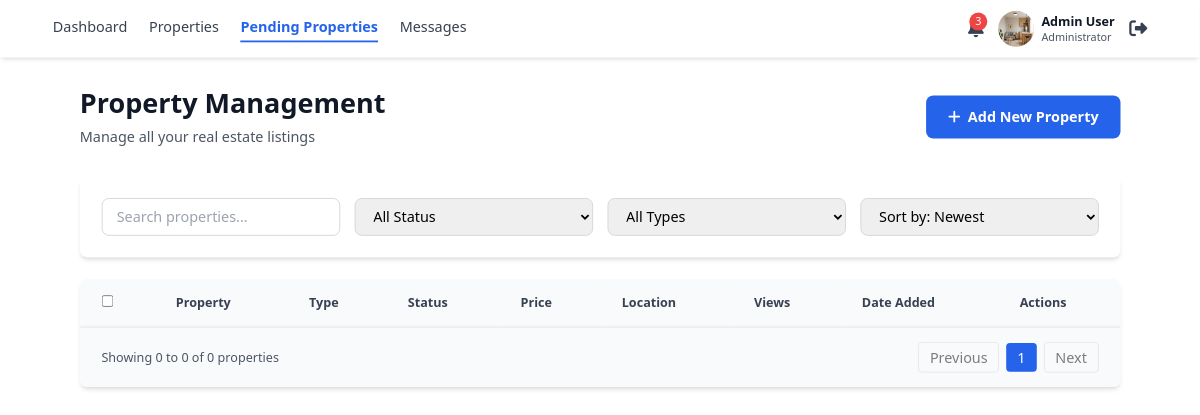
Page /api/property_admin_pre_dirty_page/ on the earlier database version.
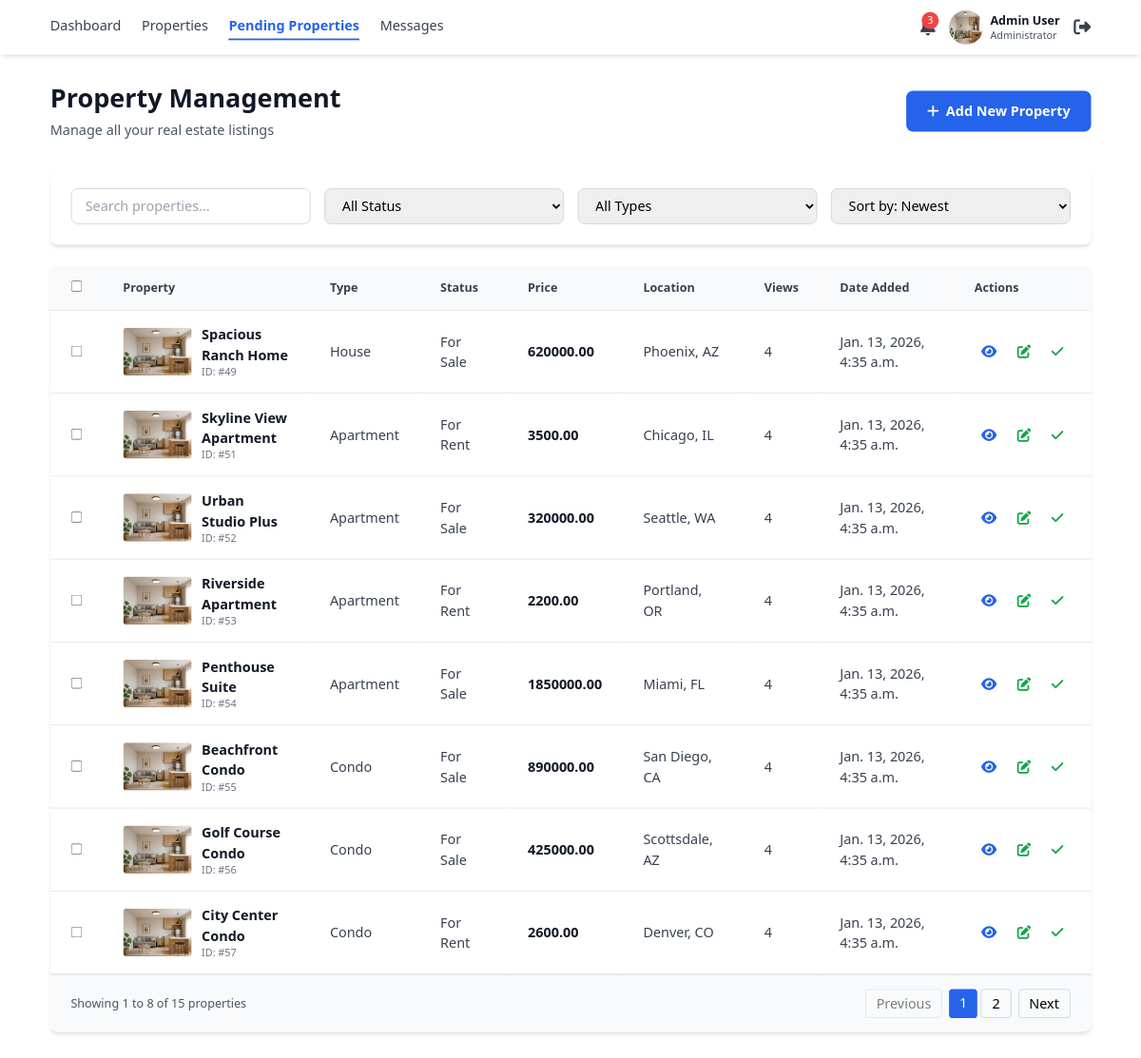
Same page on the later database version.
### agent_page/models.py (models this page shows, shortened)
class Property(models.Model):
    STATUS_CHOICES = [
        ('For Sale', 'For Sale'),
        ('For Rent', 'For Rent'),
        ('Sold', 'Sold'),
        ('Pending', 'Pending')
    ]
    TYPE_CHOICES = [
        ('House', 'House'),
        ('Apartment', 'Apartment'),
        ('Villa', 'Villa'),
        ('Condo', 'Condo'),
        ('Townhouse', 'Townhouse'),
        ('Penthouse', 'Penthouse'),
    ]
    is_active = models.BooleanField(default=False)
    title = models.CharField(max_length=200)
    description = models.TextField()
    property_type = models.CharField(max_length=100,choices=TYPE_CHOICES)
    status = models.CharField(max_length=100, choices=STATUS_CHOICES)
    price = models.DecimalField(max_digits=12,decimal_places=2)
    price_per_sqft = models.DecimalField(max_digits=10, decimal_places=2, blank=True, null=True)
    bedrooms = models.PositiveIntegerField()
    bathrooms = models.PositiveIntegerField()
    square_feet = models.PositiveIntegerField()
    year_built = models.DateField()
    address = models.CharField(max_length=200)
    city = models.CharField(max_length=100)
    state = models.CharField(max_length=100)
    zip_code = models.CharField(max_length=20)
    main_image = models.ImageField(upload_to='property_images/main_image/')
    image_2 = models.ImageField(upload_to='property_images/image_2/')
    image_3 = models.ImageField(upload_to='property_images/image_3/')
    created_at = models.DateTimeField(auto_now_add=True)
    updated_at = models.DateTimeField(auto_now=True)
    agent = models.ForeignKey('Agent', on_delete=models.SET_NULL, null=True, related_name='properties')
    map_image = models.ImageField(upload_to='property_images/map_image/', blank=True, null=True)
    class Meta:
        verbose_name_plural = 'Properties'

### agent_page/views.py (the view)
# urls.py: path('property_admin_pre_dirty_page/',views.property_admin_pre_dirty_page,name='property_admin_pre_dirty_page'),
def property_admin_pre_dirty_page(request):
    properties = Property.objects.filter(is_active=False)
    paginator = Paginator(properties,8)
    page_number = request.GET.get('page')
    page_obj = paginator.get_page(page_number)
    return render(request,'admin/dirty_properties.html',{'page_obj':page_obj})

### templates/admin/dirty_properties.html (shortened to what the changed rows need)
{% extends 'admin/base.html' %}
{% block content %}
<div class="max-w-7xl mx-auto px-4 sm:px-6 lg:px-8 py-8">
  <div class="flex justify-between items-center mb-8">
    <div>
      <h1 class="text-3xl font-bold text-gray-900 mb-2">Property Management</h1>
    </div>
  </div>
  <div class="bg-white rounded-lg shadow-md overflow-hidden">
    <div class="overflow-x-auto">
      <table class="w-full">
        <thead class="bg-gray-50 border-b">
          <tr>
            <th class="text-left py-4 px-6 text-sm font-semibold text-gray-700">
              <input type="checkbox" class="rounded">
            </th>
            <th class="text-left py-4 px-6 text-sm font-semibold text-gray-700">Property</th>
            <th class="text-left py-4 px-6 text-sm font-semibold text-gray-700">Type</th>
            <th class="text-left py-4 px-6 text-sm font-semibold text-gray-700">Status</th>
            <th class="text-left py-4 px-6 text-sm font-semibold text-gray-700">Price</th>
            <th class="text-left py-4 px-6 text-sm font-semibold text-gray-700">Location</th>
            <th class="text-left py-4 px-6 text-sm font-semibold text-gray-700">Views</th>
            <th class="text-left py-4 px-6 text-sm font-semibold text-gray-700">Date Added</th>
            <th class="text-left py-4 px-6 text-sm font-semibold text-gray-700">Actions</th>
          </tr>
        </thead>
        <tbody id="propertiesTable">
          {% for property in page_obj %}
          <tr class="border-b hover:bg-gray-50">
            <td class="py-4 px-6">
              <input type="checkbox" class="rounded">
            </td>
            <td class="py-4 px-6">
              <div class="flex items-center gap-3">
                <img src="	http://127.0.0.1:8000/media/property_images/main_image/studio_main2.png" alt="Property"
                  class="w-20 h-14 object-cover rounded">
                <div>
                  <p class="font-semibold text-gray-900">{{property.title}}</p>
                  <p class="text-xs text-gray-500">ID: #{{property.id}}</p>
                </div>
              </div>
            </td>
            <td class="py-4 px-6 text-gray-700">{{property.property_type}}</td>
            <td class="py-4 px-6 text-gray-700">{{property.status}}</td>
            <td class="py-4 px-6 font-semibold text-gray-900">{{property.price}}</td>
            <td class="py-4 px-6 text-gray-700">{{property.city}}, {{property.state}}</td>
            <td class="py-4 px-6 text-gray-700">4</td>
            <td class="py-4 px-6 text-gray-700">{{property.created_at}}</td>
            <td class="py-4 px-6">
              <div class="flex gap-2">
                <a class="text-blue-600 hover:text-blue-700 p-2" title="View"
                  href="http://127.0.0.1:8000/property/{{property.id}}">
                  <i class="fas fa-eye"></i>
                </a>
                <button onclick="editProperty({{property.id}})" class="text-green-600 hover:text-green-700 p-2"
                  title="Edit">
                  <i class="fas fa-edit"></i>
                </button>
                {%if property.is_active == False %}
                <button onclick="openApproveModal({{property.id}})" class="text-green-600 hover:text-green-700 p-2"
                  title="Approve">
                  <i class="fas fa-check"></i>
                </button>
                {%endif%}
              </div>
            </td>
          </tr>
          {% endfor %}
        </tbody>
      </table>
    </div>
    <div class="flex justify-between items-center px-6 py-4 border-t bg-gray-50">
      <p class="text-sm text-gray-600">
        Showing {{ page_obj.start_index }} to {{ page_obj.end_index }} of {{ page_obj.paginator.count }} properties
      </p>
      <div class="flex gap-2 items-center">
        {% if page_obj.has_previous %}
        <a href="?page={{ page_obj.previous_page_number }}"
          class="px-3 py-1 border border-gray-300 rounded hover:bg-gray-100">
          Previous
        </a>
        {% else %}
        <button class="px-3 py-1 border border-gray-300 rounded opacity-50 cursor-not-allowed" disabled>
          Previous
        </button>
        {% endif %}
        <span class="step-links flex gap-1">
          {% for num in page_obj.paginator.page_range %}
          {% if num == page_obj.number %}
          <span class="px-3 py-1 bg-blue-600 text-white rounded">{{ num }}</span>
          {% else %}
          <a href="?page={{ num }}" class="px-3 py-1 border border-gray-300 rounded hover:bg-gray-100">{{ num }}</a>
          {% endif %}
          {% endfor %}
        </span>
        {% if page_obj.has_next %}
        <a href="?page={{ page_obj.next_page_number }}"
          class="px-3 py-1 border border-gray-300 rounded hover:bg-gray-100">
          Next
        </a>
        {% else %}
        <button class="px-3 py-1 border border-gray-300 rounded opacity-50 cursor-not-allowed" disabled>
          Next
        </button>
        {% endif %}
      </div>
    </div>
  </div>
</div>
{% endblock %}

Differences in the rows shown:
now on this page (row edited): Property: title "Spacious Ranch Home", id "49", property_type "House", status "For Sale", price "620000.00", city "Phoenix", state "AZ", created_at "Jan. 13, 2026, 4:35 a.m."
now on this page (row edited): Property: title "Skyline View Apartment", id "51", property_type "Apartment", status "For Rent", price "3500.00", city "Chicago", state "IL", created_at "Jan. 13, 2026, 4:35 a.m."
now on this page (row edited): Property: title "Urban Studio Plus", id "52", property_type "Apartment", status "For Sale", price "320000.00", city "Seattle", state "WA", created_at "Jan. 13, 2026, 4:35 a.m."
now on this page (row edited): Property: title "Riverside Apartment", id "53", property_type "Apartment", status "For Rent", price "2200.00", city "Portland", state "OR", created_at "Jan. 13, 2026, 4:35 a.m."
now on this page (row edited): Property: title "Penthouse Suite", id "54", property_type "Apartment", status "For Sale", price "1850000.00", city "Miami", state "FL", created_at "Jan. 13, 2026, 4:35 a.m."
now on this page (row edited): Property: title "Beachfront Condo", id "55", property_type "Condo", status "For Sale", price "890000.00", city "San Diego", state "CA", created_at "Jan. 13, 2026, 4:35 a.m."
now on this page (row edited): Property: title "Golf Course Condo", id "56", property_type "Condo", status "For Sale", price "425000.00", city "Scottsdale", state "AZ", created_at "Jan. 13, 2026, 4:35 a.m."
now on this page (row edited): Property: title "City Center Condo", id "57", property_type "Condo", status "For Rent", price "2600.00", city "Denver", state "CO", created_at "Jan. 13, 2026, 4:35 a.m."
Other differences:
{{ page_obj.start_index }}: "0" → "1"
{{ page_obj.end_index }}: "0" → "8"
{{ page_obj.paginator.count }}: "0" → "15"
new list line: "2"
